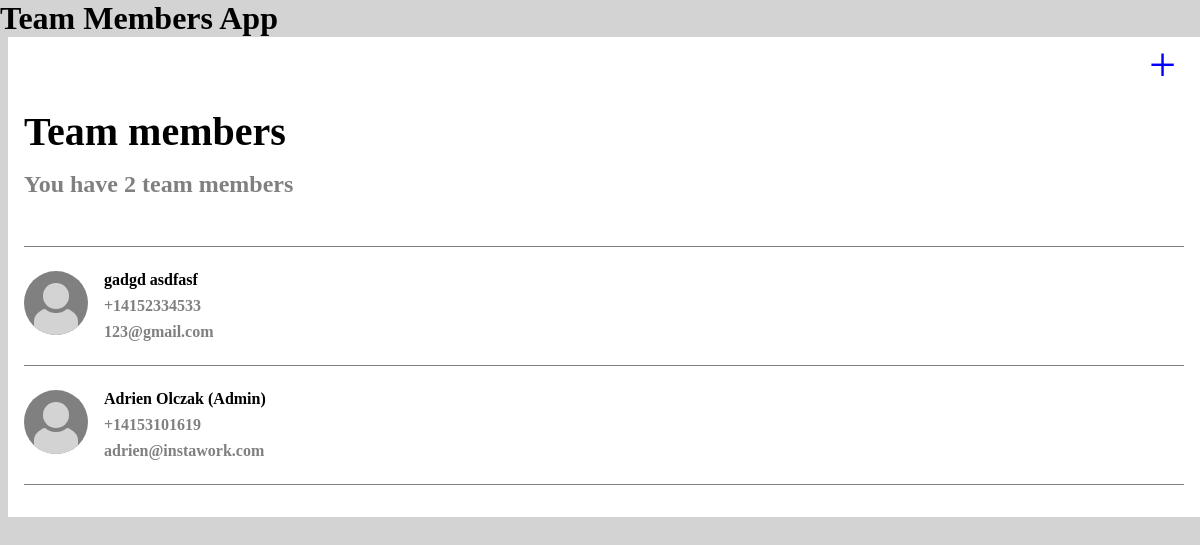
/, run on an earlier commit of the app's database.
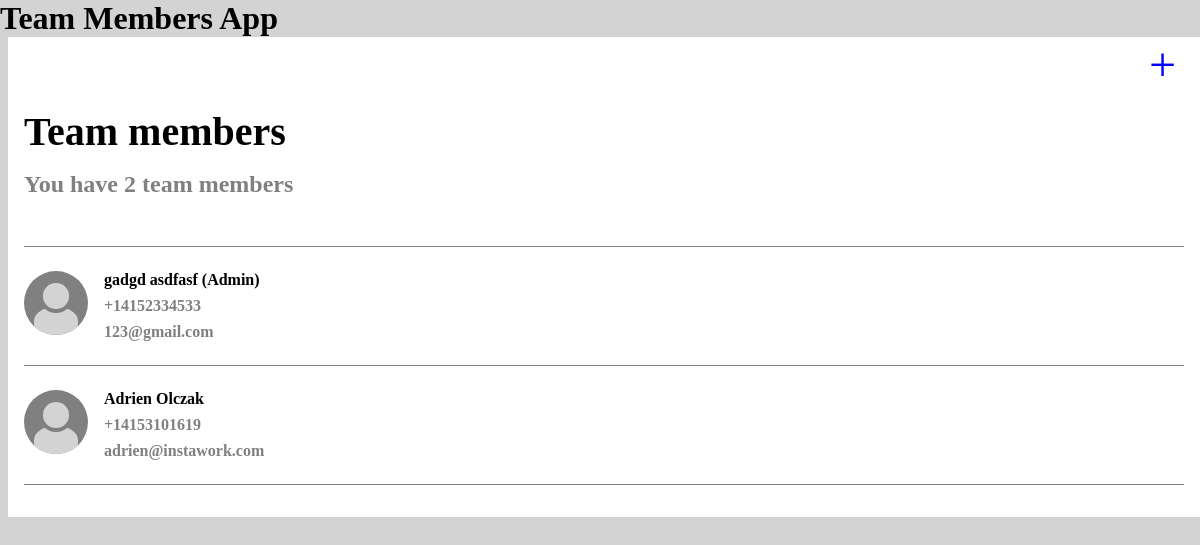
And on a later commit of the database.
### base/models.py (models this page shows, shortened)
class Member(models.Model):
    first_name = models.CharField(max_length=50)
    last_name = models.CharField(max_length=50)
    email = models.EmailField(max_length = 254)
    phone = PhoneNumberField(null=False, blank=False, unique=True, region='US')
    role = models.CharField(max_length=10, choices=ROLE_CHOICE, default=1)
    updated = models.DateTimeField(auto_now=True)
    created = models.DateTimeField(auto_now_add=True)
    class Meta:
        ordering = ['updated', 'created']

### base/views.py (the view)
# urls.py: path('', views.list, name="list"),
def list(request):
    team_members = Member.objects.values()
    context = {'team_members': team_members}
    return render(request, 'base/list.html', context)

### base/templates/base/list.html
{% extends 'main.html' %}
{% block content %}
<div class="list-container">
    <div class="plus-sign">
        <a href="{% url 'add' %}" class="plus-sign__icon">+</a>
    </div>
    <h3 class="list-container__title">Team members</h3>
    {% for member in team_members %}
        {% if forloop.last %}
            <h5 class="list-container__subtitle">You have {{forloop.counter}} team members</h5>
        {% endif %}
    {% endfor %}
    <div class="list-container__members">
        {% for member in team_members %}
        <div>
            <a href="{% url 'edit' member.id %}" class="list-container__member-link">
                <div class="avatar avatar--default default"></div>
                <div class="list-container__member">
                    <h5 class="list-container__name">{{member.first_name}} {{member.last_name}} {% if '2' in member.role %}(Admin){% endif %}</h5>
                    <h5 class="list-container__phone">{{member.phone}}</h5>
                    <h5 class="list-container__email">{{member.email}}</h5>
                </div>
            </a>
        </div>
        {% endfor %}
    </div>
</div>
{% endblock content %}

What changed in the data, as far as the page shows it:
changed Member "Adrien": no longer shows "(Admin)"
changed Member "gadgd": now shows "(Admin)"
